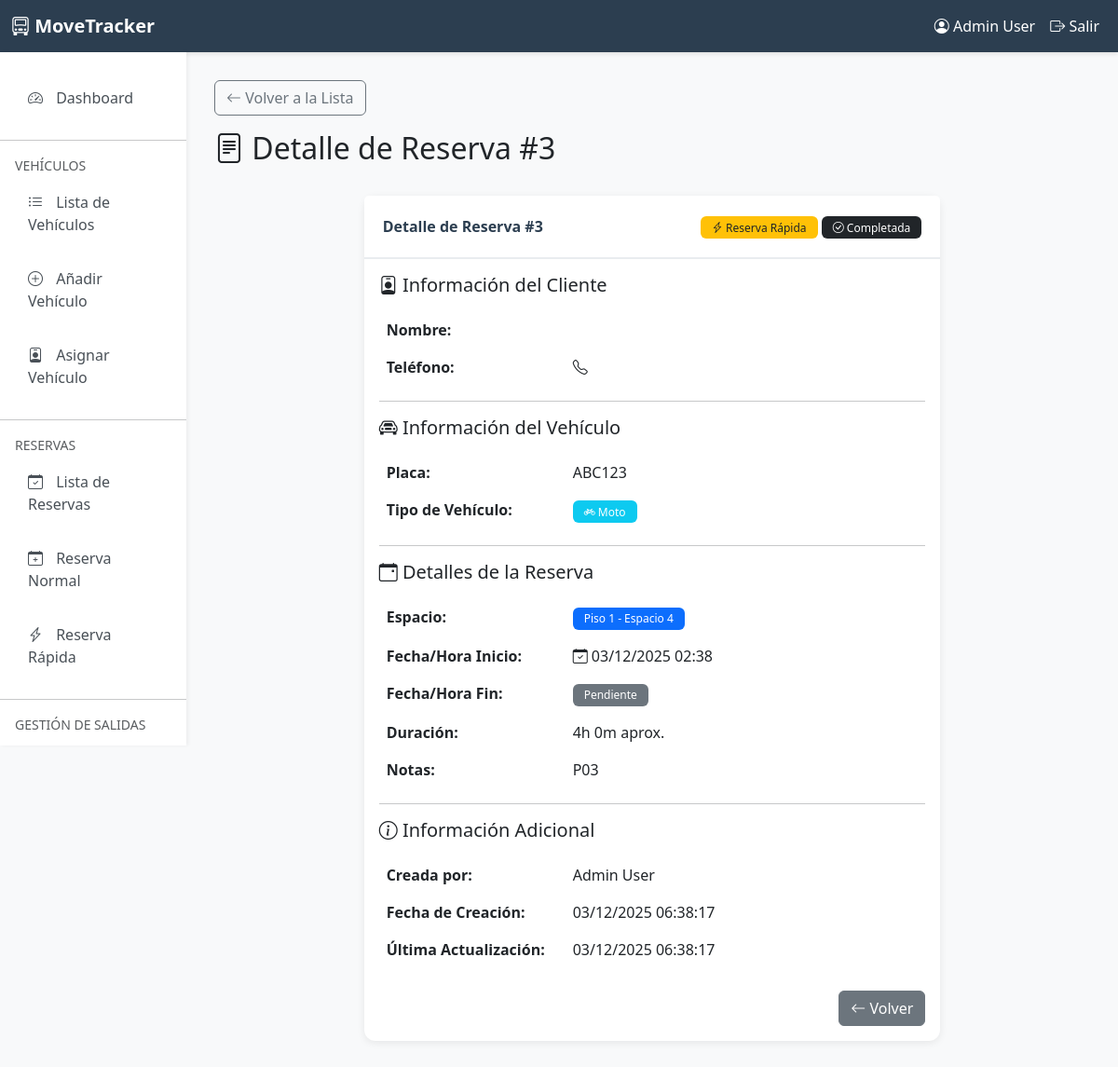
Before: /parking/reservations/3/ (signed in) with the older database file.
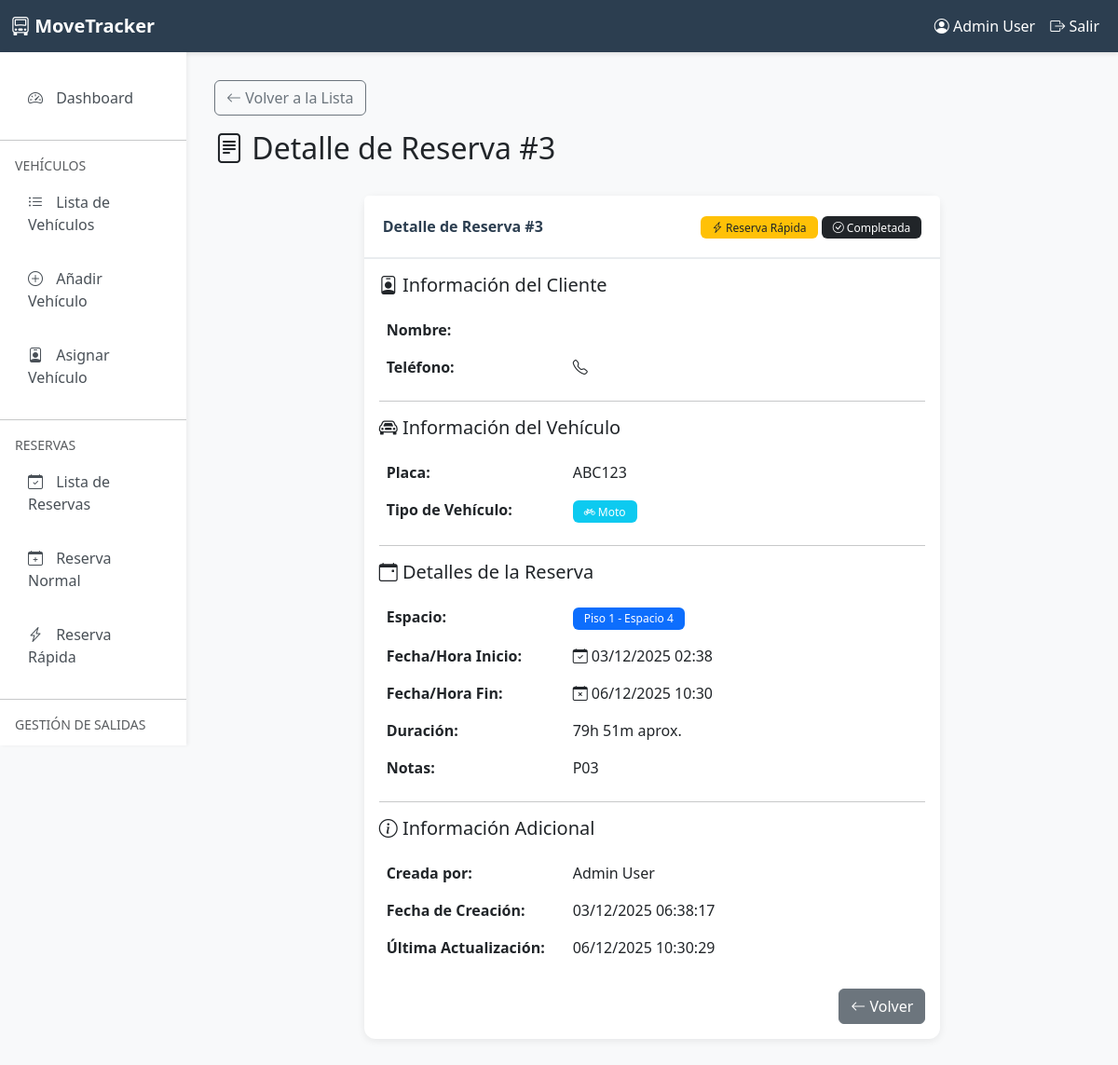
After: the same page with the newer database file.
### parking/models.py (models this page shows, shortened)
class ParkingReservation(models.Model):
    class ReservationStatus(models.TextChoices):
        PENDING = 'PENDING', 'Pendiente'
        CONFIRMED = 'CONFIRMED', 'Confirmado'
        CANCELLED = 'CANCELLED', 'Cancelado'
        COMPLETED = 'COMPLETED', 'Completado'
    user = models.ForeignKey(
        User,
        on_delete=models.CASCADE,
        related_name='parking_reservations',
        verbose_name='Usuario',
        null=True,
        blank=True,
        help_text='Usuario registrado. Dejar en blanco para reserva rápida/manual'
    )
    vehicle = models.ForeignKey(
        Vehicle,
        on_delete=models.CASCADE,
        related_name='reservations',
        verbose_name='Vehículo',
        null=True,
        blank=True,
        help_text='Vehículo registrado. Dejar en blanco para reserva rápida/manual'
    )
    customer_name = models.CharField(
        max_length=100,
        blank=True,
        verbose_name='Nombre del Cliente',
        help_text='Para reservas rápidas sin usuario registrado'
    )
    customer_phone = models.CharField(
        max_length=20,
        blank=True,
        verbose_name='Teléfono del Cliente',
        help_text='Para reservas rápidas sin usuario registrado'
    )
    customer_email = models.EmailField(
        blank=True,
        verbose_name='Email del Cliente',
        help_text='Para reservas rápidas sin usuario registrado'
    )
    vehicle_plate = models.CharField(
        max_length=20,
        blank=True,
        verbose_name='Placa del Vehículo',
        help_text='Para reservas rápidas sin vehículo registrado'
    )
    vehicle_type_temp = models.CharField(
        max_length=20,
        choices=VehicleType.choices,
        blank=True,
        verbose_name='Tipo de Vehículo (Temporal)',
        help_text='Para reservas rápidas sin vehículo registrado'
    )
    parking_space = models.ForeignKey(
        ParkingSpace,
        on_delete=models.CASCADE,
        related_name='reservations',
        null=True,
        blank=True,
        verbose_name='Espacio Asignado'
    )
    status = models.CharField(
        max_length=20,
        choices=ReservationStatus.choices,
        default=ReservationStatus.PENDING,
        verbose_name='Estado'
    )
    reservation_date = models.DateTimeField(
        verbose_name='Fecha de Reserva',
        help_text='Fecha y hora para la cual se reserva'
    )
    duration_minutes = models.PositiveIntegerField(
        verbose_name='Duración (minutos)',
        validators=[MinValueValidator(1)],
        default=60,
        help_text='Duración de la reserva en minutos'
    )
    is_quick_reservation = models.BooleanField(
        default=False,
        verbose_name='Reserva Rápida',
        help_text='Indica si es una reserva rápida/manual sin usuario registrado'
    )
    notes = models.TextField(blank=True, verbose_name='Notas')
    created_by = models.ForeignKey(
        User,
        on_delete=models.SET_NULL,
        null=True,
        blank=True,
        related_name='reservations_created',
        verbose_name='Creado por',
        help_text='Trabajador o admin que creó la reserva'
    )
    created_at = models.DateTimeField(auto_now_add=True, verbose_name='Fecha de Creación')
    updated_at = models.DateTimeField(auto_now=True, verbose_name='Última Actualización')
    class Meta:
        verbose_name = 'Reserva de Estacionamiento'
        verbose_name_plural = 'Reservas de Estacionamiento'
        ordering = ['-reservation_date']
        indexes = [
            models.Index(fields=['status', 'reservation_date']),
            models.Index(fields=['user', 'status']),
            models.Index(fields=['is_quick_reservation', 'status']),
        ]
    @property
    def duration_formatted(self):
        hours = self.duration_minutes // 60
        minutes = self.duration_minutes % 60
        if hours > 0:
            return f"{hours}h {minutes}m"
        return f"{minutes}m"
    @property
    def start_datetime(self):
        return self.reservation_date
    @property
    def end_datetime(self):
        from datetime import timedelta
        return self.reservation_date + timedelta(minutes=self.duration_minutes)
    @property
    def is_cancelled(self):
        return self.status == self.ReservationStatus.CANCELLED

class ParkingSpace(models.Model):
    class SpaceStatus(models.TextChoices):
        AVAILABLE = 'AVAILABLE', 'Disponible'
        OCCUPIED = 'OCCUPIED', 'Ocupado'
        RESERVED = 'RESERVED', 'Reservado'
        MAINTENANCE = 'MAINTENANCE', 'En Mantenimiento'
    floor = models.ForeignKey(
        ParkingFloor,
        on_delete=models.CASCADE,
        related_name='spaces',
        verbose_name='Piso'
    )
    space_number = models.PositiveIntegerField(
        verbose_name='Número de Espacio',
        validators=[MinValueValidator(1)]
    )
    status = models.CharField(
        max_length=20,
        choices=SpaceStatus.choices,
        default=SpaceStatus.AVAILABLE,
        verbose_name='Estado'
    )
    is_active = models.BooleanField(default=True, verbose_name='Espacio Activo')
    created_at = models.DateTimeField(auto_now_add=True, verbose_name='Fecha de Creación')
    updated_at = models.DateTimeField(auto_now=True, verbose_name='Última Actualización')
    class Meta:
        verbose_name = 'Espacio de Estacionamiento'
        verbose_name_plural = 'Espacios de Estacionamiento'
        ordering = ['floor__floor_number', 'space_number']
        unique_together = [['floor', 'space_number']]
        indexes = [
            models.Index(fields=['status', 'is_active']),
        ]

class ParkingFloor(models.Model):
    configuration = models.ForeignKey(
        ParkingConfiguration,
        on_delete=models.CASCADE,
        related_name='floors',
        verbose_name='Configuración'
    )
    floor_number = models.PositiveIntegerField(
        verbose_name='Número de Piso',
        validators=[MinValueValidator(1)]
    )
    floor_name = models.CharField(
        max_length=50,
        verbose_name='Nombre del Piso',
        blank=True,
        help_text='Ej: Piso 1, Sótano 1, etc.'
    )
    is_active = models.BooleanField(default=True, verbose_name='Piso Activo')
    created_at = models.DateTimeField(auto_now_add=True, verbose_name='Fecha de Creación')
    class Meta:
        verbose_name = 'Piso de Estacionamiento'
        verbose_name_plural = 'Pisos de Estacionamiento'
        ordering = ['floor_number']
        unique_together = [['configuration', 'floor_number']]

### user/models.py (models this page shows, shortened)
class User(AbstractUser):
    dni = models.CharField(max_length=10, blank=True, null=True, verbose_name='DNI')
    phone = models.CharField(max_length=15, blank=True, null=True, verbose_name='Teléfono')
    class Meta:
        verbose_name = 'Usuario'
        verbose_name_plural = 'Usuarios'
        db_table = 'auth_user'

### parking/views.py (the view)
# urls.py: path('reservations/<int:pk>/', views.reservation_detail, name='reservation_detail'),
@login_required
@user_passes_test(is_admin_or_worker, login_url='user:login')
def reservation_detail(request, pk):
    reservation = get_object_or_404(
        ParkingReservation.objects.select_related(
            'vehicle', 'vehicle__owner', 'parking_space',
            'parking_space__floor', 'created_by'
        ),
        pk=pk
    )
    context = {
        'reservation': reservation,
        'title': f'Detalle de Reserva #{reservation.id}',
        'now': timezone.now()
    }
    return render(request, 'parking/reservation_detail.html', context)

### parking/views.py (called while the page is built)
def is_admin_or_worker(user):
    if not user.is_authenticated:
        return False
    if user.is_superuser:
        return True
    if hasattr(user, 'role'):
        return user.role in ['ADMIN', 'WORKER']
    return user.is_staff

### parking/templates/parking/reservation_detail.html (shortened to what the changed rows need)
{% extends 'parking/base.html' %}
{% block content %}
<div class="row mb-4">
    <div class="col-12">
        <h2><i class="bi bi-file-text"></i> {{ title }}</h2>
    </div>
</div>
<div class="row">
    <div class="col-md-8 mx-auto">
        <div class="card">
            <div class="card-header d-flex justify-content-between align-items-center">
                <span>Detalle de Reserva #{{ reservation.id }}</span>
                <div>
                    {% if reservation.is_quick_reservation %}
                        <span class="badge bg-warning text-dark">
                        </span>
                    {% else %}
                        <span class="badge bg-info">
                            <i class="bi bi-calendar-check"></i> Reserva Normal
                        </span>
                    {% endif %}
                    {% if reservation.is_cancelled %}
                        <span class="badge bg-danger">
                            <i class="bi bi-x-circle"></i> Cancelada
                        </span>
                    {% elif reservation.start_datetime > now %}
                        <span class="badge bg-secondary">
                            <i class="bi bi-clock"></i> Pendiente
                        </span>
                    {% elif reservation.end_datetime < now %}
                        <span class="badge bg-dark">
                        </span>
                    {% else %}
                        <span class="badge bg-success">
                            <i class="bi bi-play-circle"></i> Activa
                        </span>
                    {% endif %}
                </div>
            </div>
            <div class="card-body">
                {% if reservation.is_quick_reservation %}
                    <h5 class="mb-3"><i class="bi bi-person-badge"></i> Información del Cliente</h5>
                    <table class="table table-borderless">
                        <tr>
                            <td width="200"><strong>Nombre:</strong></td>
                            <td>{{ reservation.customer_name }}</td>
                        </tr>
                        <tr>
                            <td><strong>Teléfono:</strong></td>
                            <td><i class="bi bi-telephone"></i> {{ reservation.customer_phone }}</td>
                        </tr>
                    </table>
                    <hr>
                    <h5 class="mb-3"><i class="bi bi-car-front"></i> Información del Vehículo</h5>
                    <table class="table table-borderless">
                        <tr>
                            <td width="200"><strong>Placa:</strong></td>
                            <td>{{ reservation.vehicle_plate }}</td>
                        </tr>
                        <tr>
                            <td><strong>Tipo de Vehículo:</strong></td>
                            <td>
                                {% if reservation.vehicle_type_temp == 'CAR' %}
                                    <span class="badge bg-primary">
                                        <i class="bi bi-car-front"></i> {{ reservation.get_vehicle_type_temp_display }}
                                    </span>
                                {% elif reservation.vehicle_type_temp == 'TRUCK' %}
                                    <span class="badge bg-warning text-dark">
                                        <i class="bi bi-truck"></i> {{ reservation.get_vehicle_type_temp_display }}
                                    </span>
                                {% else %}
                                    <span class="badge bg-info">
                                        <i class="bi bi-bicycle"></i> {{ reservation.get_vehicle_type_temp_display }}
                                    </span>
                                {% endif %}
                            </td>
                        </tr>
                    </table>
                {% endif %}
                <table class="table table-borderless">
                    <tr>
                        <td>
                            <span class="badge bg-primary">
                                Piso {{ reservation.parking_space.floor.floor_number }} - Espacio {{ reservation.parking_space.space_number }}
                            </span>
                        </td>
                    </tr>
                    <tr>
                        <td><strong>Fecha/Hora Inicio:</strong></td>
                        <td><i class="bi bi-calendar-check"></i> {{ reservation.reservation_date|date:"d/m/Y H:i" }}</td>
                    </tr>
                    <tr>
                        <td><strong>Fecha/Hora Fin:</strong></td>
                        <td>
                            {% if reservation.status == 'CONFIRMED' or reservation.status == 'PENDING' %}
                                <span class="badge bg-secondary">Pendiente</span>
                            {% else %}
                                <i class="bi bi-calendar-x"></i> {{ reservation.updated_at|date:"d/m/Y H:i" }}
                            {% endif %}
                        </td>
                    </tr>
                    <tr>
                        <td><strong>Duración:</strong></td>
                        <td>
                            {{ reservation.duration_formatted }} aprox.
                        </td>
                    </tr>
                    {% if reservation.notes %}
                    <tr>
                        <td><strong>Notas:</strong></td>
                        <td>{{ reservation.notes }}</td>
                    </tr>
                    {% endif %}
                </table>
                <table class="table table-borderless">
                    <tr>
                        <td width="200"><strong>Creada por:</strong></td>
                        <td>{{ reservation.created_by.get_full_name|default:reservation.created_by.username }}</td>
                    </tr>
                    <tr>
                        <td><strong>Fecha de Creación:</strong></td>
                        <td>{{ reservation.created_at|date:"d/m/Y H:i:s" }}</td>
                    </tr>
                    {% if reservation.updated_at != reservation.created_at %}
                    <tr>
                        <td><strong>Última Actualización:</strong></td>
                        <td>{{ reservation.updated_at|date:"d/m/Y H:i:s" }}</td>
                    </tr>
                    {% endif %}
                </table>
            </div>
        </div>
    </div>
</div>
{% endblock %}

Changed rows visible on the page:
changed ParkingReservation "ABC123": status "CONFIRMED" → "COMPLETED" (drawn); updated_at (not shown) → "06/12/2025 10:30"; duration_formatted "4h 0m" → "79h 51m"; updated_at "03/12/2025 06:38:17" → "06/12/2025 10:30:29"
Other visible differences:
text no longer shown: "Pendiente"
